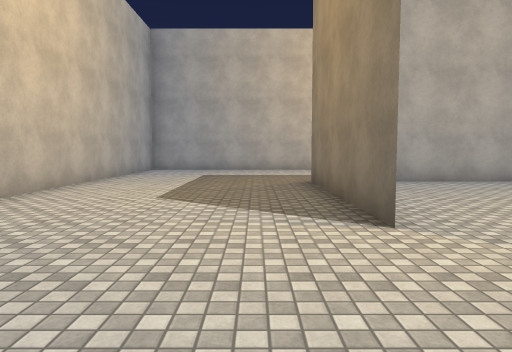
view 1 (above)

18 first-person views from a walk through a scene from a Unity 3-D project. The camera is 1.4 m above the floor, tilts 4° down and sees 70° across. The floor is counted in squares, 2 m on a side. Each view is taken from the middle of a square. On the plan, view 1 faces up. The plan holds only what a view shows up to about 11 squares ahead; the rest is blank. The place goes on beyond the plan. The player is left out. Surface patterns are stand-ins for the level's own textures.

view 2
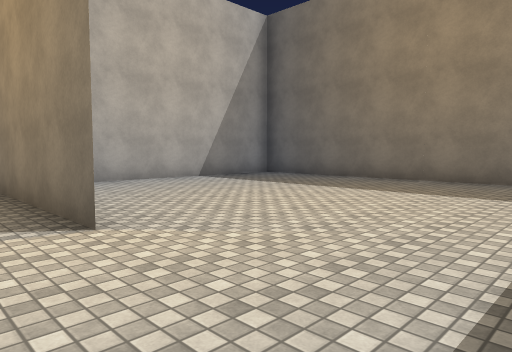

view 3
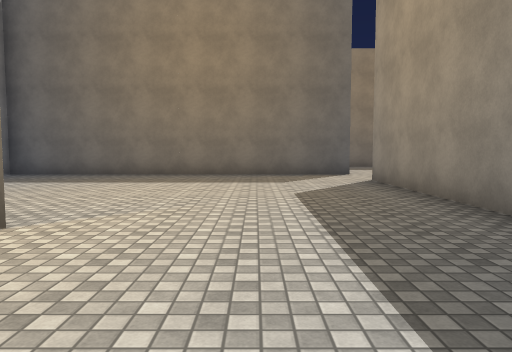

view 4
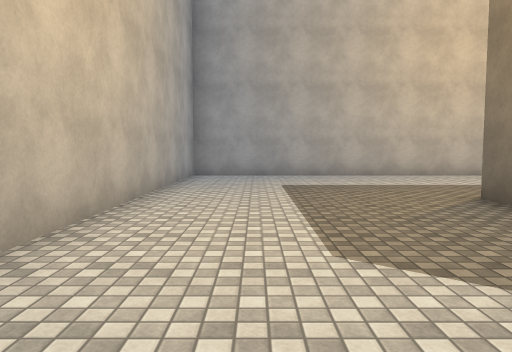

view 5
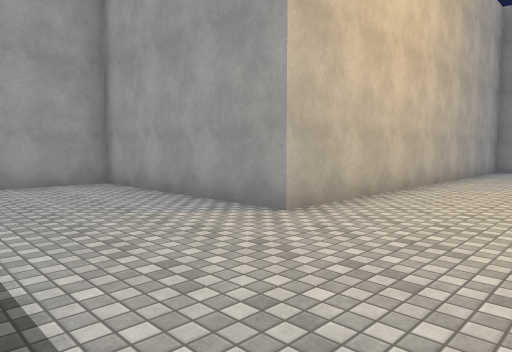

view 6
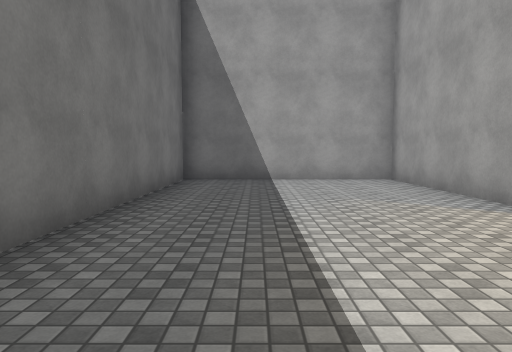

view 7
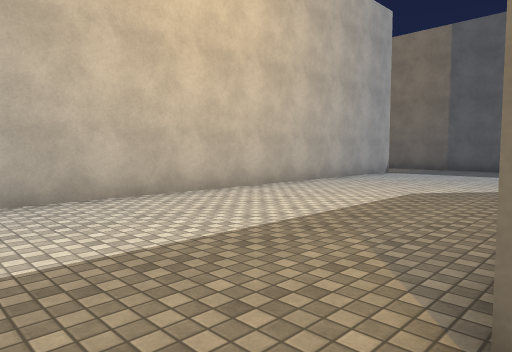

view 8
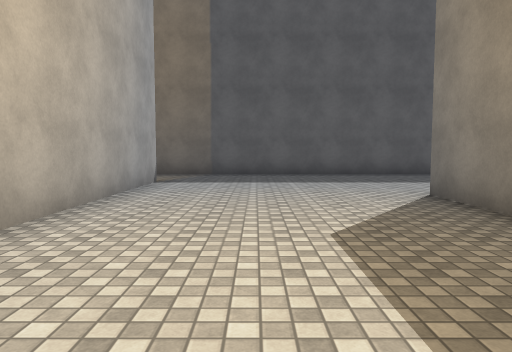

view 9
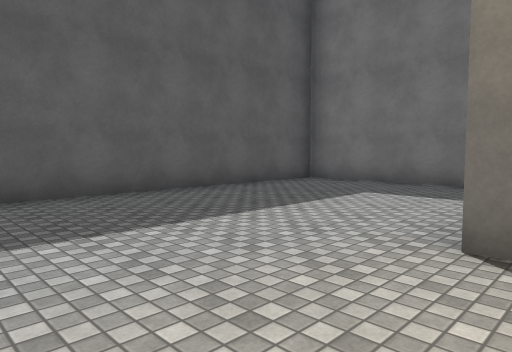

view 10
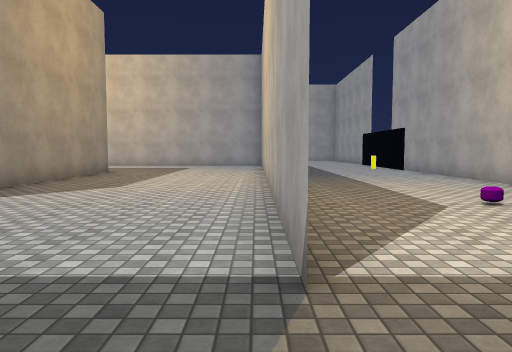

view 11
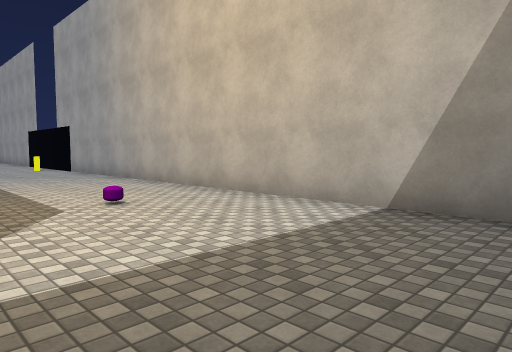

view 12
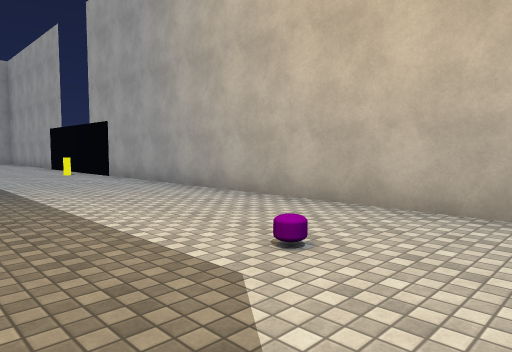

view 13
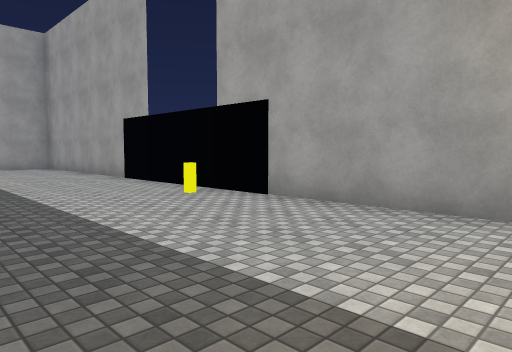

view 14
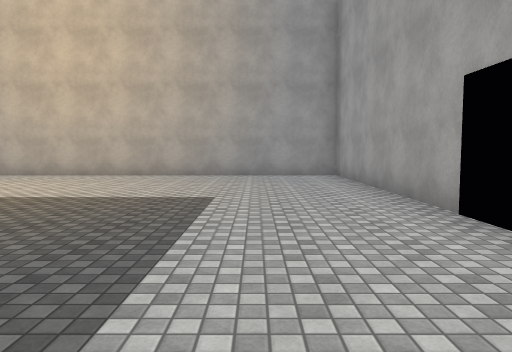

view 15
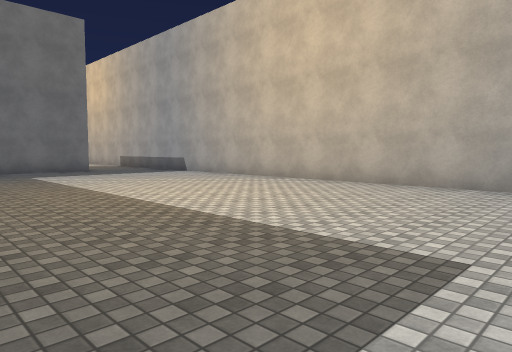

view 16
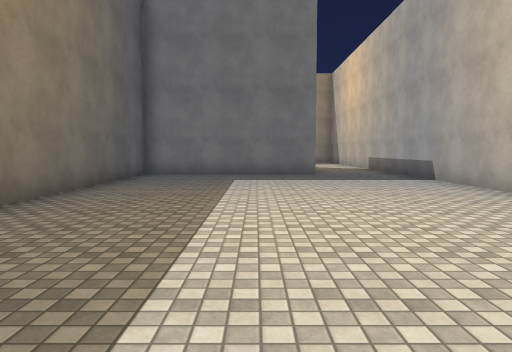

view 17
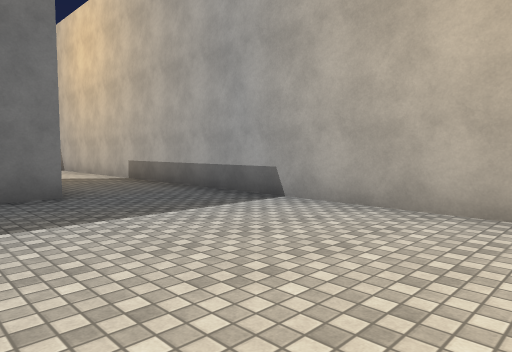

view 18
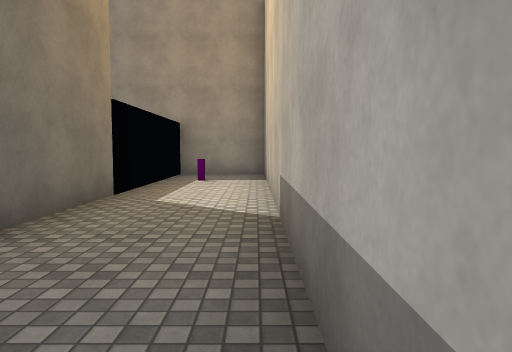

### Floor plan
Ten units are one square. View 1 is at (0, 0); x grows to the right and y downward. Boxes are objects, and circles mark ways between rooms. Rooms are numbered by the first view taken in them; rooms with no view inside come last. Other rooms are left out.
<svg viewBox="-119 -190 261 262">
<path fill="none" stroke="#000" d="M13 -31 13 -82M20 -82 88 -82 31 -82M19 17 66 17M100 -32 137 -32 137 -125M88 18 88 -82M112 -132 -37 -132 -37 -33 -87 -33 -87 17 -24 17M-50 -183 -113 -183 -113 60M-89 -32 -38 -32 -38 -95M-88 18 -88 -9M124 -183 0 -183M137 -125 137 -140M-114 67 -88 67"/>
<rect x="-105" y="45" width="10" height="10" fill="#bbb"><title>other object</title></rect>
<rect x="-15" y="-185" width="10" height="10" fill="#bbb"><title>other object</title></rect>
<rect x="75" y="-165" width="10" height="10" fill="#bbb"><title>other object</title></rect>
<circle cx="125" cy="-130" r="3" fill="#2a7"/>
<text x="30" y="-50">1</text>
<text x="-50" y="-120">2</text>
</svg>
Room 1 opens to room 2.

Where each view was taken, in squares from view 1:
view 1: 0 up, 0 right, facing up
view 2: 0 up, 0 right, facing up-right
view 3: 1 up, 2 left, facing right
view 4: 3 up, 2 left, facing up
view 5: 0 up, 1 left, facing up-left
view 6: 0 up, 0 right, facing left
view 7: 8 up, 0 right, facing up-right
view 8: 11 up, 3 right, facing right
view 9: 11 up, 8 right, facing down-right
view 10: 13 up, 13 right, facing left
view 11: 14 up, 13 right, facing up-left
view 12: 14 up, 10 right, facing up-left
view 13: 14 up, 4 right, facing up-left
view 14: 16 up, 1 left, facing left
view 15: 16 up, 4 left, facing down-left
view 16: 14 up, 7 left, facing down
view 17: 9 up, 7 left, facing down-left
view 18: 4 up, 11 left, facing down
